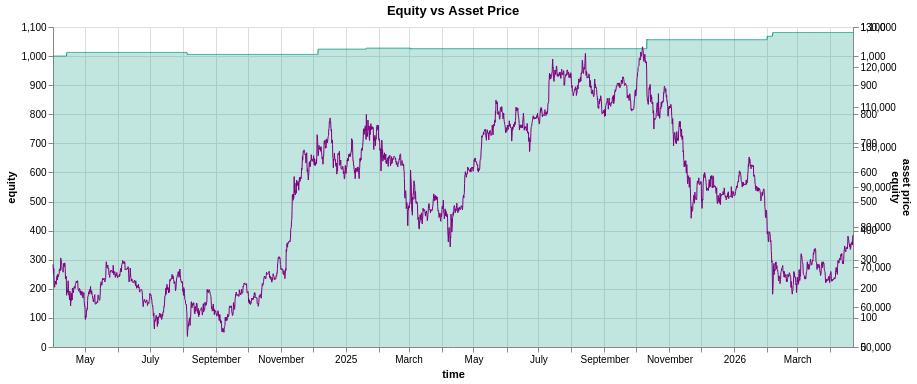

The code cell stored with this chart in its notebook:
### Code cell
results.plot_equity()

### Figure 1 — Vega-Lite specification as saved in the notebook (floating-point values rounded to 4 significant figures; data arrays with more than 128 entries replaced by an {"elided": "..."} marker saying what was removed)
{"config": {"view": {"continuousWidth": 300, "continuousHeight": 300}}, "layer": [{"mark": {"type": "area", "color": "#089981", "opacity": 0.25}, "encoding": {"x": {"field": "time", "type": "temporal"}, "y": {"field": "equity", "scale": {"zero": false}, "title": "equity", "type": "quantitative"}}}, {"mark": {"type": "line", "color": "#089981", "strokeWidth": 1}, "encoding": {"x": {"field": "time", "type": "temporal"}, "y": {"field": "equity", "type": "quantitative"}}}, {"mark": {"type": "line", "color": "#800080", "strokeWidth": 1}, "encoding": {"x": {"field": "time", "title": "time", "type": "temporal"}, "y": {"field": "price", "scale": {"zero": false}, "title": "asset price", "type": "quantitative"}}}], "data": {"name": "data-77395b944ea7e50ba2d74df9e1ad8b7a"}, "height": 320, "resolve": {"scale": {"y": "independent"}}, "title": "Equity vs Asset Price", "width": 800, "$schema": "https://vega.github.io/schema/vega-lite/v6.4.1.json", "datasets": {"data-77395b944ea7e50ba2d74df9e1ad8b7a": {"elided": "3006 records"}}}
